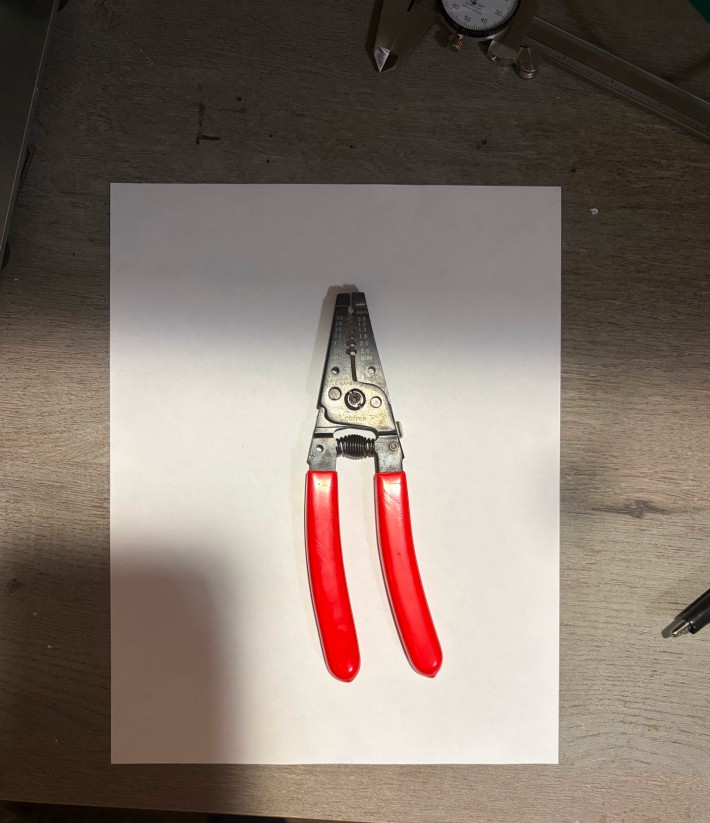
#> input picture tests/data/wire_strippers.jpg, 710 x 823 px
$ python -i calibration.py   (imports and definitions only)
#> lines starting #> are read from the running program, lines starting #| are printed output that depends on the picture; after the words box and inside, x2 and y2 are one past the last pixel; in counts of white or black regions, pixels touching at a corner belong together
#> further down, picture is the input picture: PIL image 710x823 RGB; mean R, G, B 131.8, 118, 108.4
"""Scale / perspective calibration from a reference object in the photo.

Pixel coordinates are (u, v) with v pointing down (PIL convention). Millimetre
coordinates are (x, y) with y pointing up.
"""

from __future__ import annotations

from dataclasses import dataclass, field

import numpy as np
from PIL import Image


# [29 lines left out: functions homography, apply_h, not called in this run]


def order_corners(pts) -> np.ndarray:
    """Order 4 image points clockwise on screen, starting nearest the top-left."""
    pts = np.asarray(pts, dtype=float)
    if pts.shape != (4, 2):
        raise ValueError("need exactly 4 corner points")
    c = pts.mean(axis=0)
    ang = np.arctan2(pts[:, 1] - c[1], pts[:, 0] - c[0])  # v down -> clockwise on screen
    ordered = pts[np.argsort(ang)]
    start = int(np.argmin(ordered.sum(axis=1)))  # smallest u+v ~ top-left
    return np.roll(ordered, -start, axis=0)


@dataclass
class Calibration:
    """Result of calibration: an image whose pixels map linearly to mm."""

    method: str
    image: Image.Image  # rectified (rectangle) or original (two-point) image
    bounds: tuple[float, float, float, float]  # (left, bottom, right, top) in mm
    px_per_mm: float
    h_px_to_mm: np.ndarray  # maps ORIGINAL photo pixels to mm
    reference: tuple[float, float, float, float] | None = None  # paper rect in mm
    notes: list[str] = field(default_factory=list)

    def px_to_mm(self, pts) -> np.ndarray:
        return apply_h(self.h_px_to_mm, pts)

    def image_array(self) -> np.ndarray:
        return np.asarray(self.image.convert("RGB"))

    # [90 lines left out: functions grid_to_mm, rectify_rectangle, scale_two_points, not called in this run]


def otsu(values: np.ndarray) -> float:
    """Otsu's threshold: the split of ``values`` with the largest between-class variance."""
    hist, edges = np.histogram(values, bins=256)
    hist = hist.astype(float)
    centers = (edges[:-1] + edges[1:]) / 2
    w0 = np.cumsum(hist)
    w1 = w0[-1] - w0
    m0 = np.cumsum(hist * centers)
    with np.errstate(divide="ignore", invalid="ignore"):
        between = np.nan_to_num(w0 * w1 * (m0 / w0 - (m0[-1] - m0) / w1) ** 2)
    return float(centers[int(np.argmax(between))])


def _window_any(m: np.ndarray, r: int, axis: int) -> np.ndarray:
    """True where any pixel within ``r`` along ``axis`` is True (a 1-D box dilation)."""
    c = np.cumsum(np.pad(m.astype(np.int32), [(r + 1, r) if a == axis else (0, 0) for a in range(2)]), axis=axis)
    n = m.shape[axis]
    hi = np.take(c, np.arange(2 * r + 1, 2 * r + 1 + n), axis=axis)
    lo = np.take(c, np.arange(0, n), axis=axis)
    return (hi - lo) > 0


def dilate(m: np.ndarray, r: int) -> np.ndarray:
    """Binary dilation by a (2r+1)-square, in linear time (Pillow's MaxFilter is quadratic)."""
    return _window_any(_window_any(m, r, 0), r, 1) if r > 0 else m


def erode(m: np.ndarray, r: int) -> np.ndarray:
    return ~dilate(~m, r)


def value_saturation(arr: np.ndarray) -> tuple[np.ndarray, np.ndarray]:
    """HSV value (0-255) and saturation (0-1) of an RGB float array."""
    v = arr.max(axis=2)
    return v, (v - arr.min(axis=2)) / np.maximum(v, 1.0)


def _reduce_to_quad(pts: np.ndarray) -> np.ndarray:
    """The 4 vertices of a convex polygon that keep the most area (Visvalingam-style)."""
    pts = [tuple(p) for p in pts]
    while len(pts) > 4:
        n = len(pts)
        areas = []
        for i in range(n):
            (ax, ay), (bx, by), (cx, cy) = pts[i - 1], pts[i], pts[(i + 1) % n]
            areas.append(abs((bx - ax) * (cy - ay) - (cx - ax) * (by - ay)))
        del pts[int(np.argmin(areas))]
    return np.asarray(pts, float)


def _fit_line(pts: np.ndarray):
    """Total least squares line through ``pts``: (point, unit direction)."""
    c = pts.mean(axis=0)
    _, _, vt = np.linalg.svd(pts - c)
    return c, vt[0]


def _intersect(l1, l2):
    (p, d), (q, e) = l1, l2
    m = np.array([d, -e]).T
    if abs(np.linalg.det(m)) < 1e-9:
        return None
    t = np.linalg.solve(m, q - p)
    return p + t[0] * d


def _quad_from_lines(lines) -> np.ndarray | None:
    corners = [_intersect(lines[i - 1], lines[i]) for i in range(4)]
    return None if any(c is None for c in corners) else np.asarray(corners)


def _fit_sides(quad: np.ndarray, boundary: np.ndarray, tol: float) -> np.ndarray:
    """Refit each side of ``quad`` to the ``boundary`` points near it (middle 80 % of the
    side, away from the corners, where the hull shortcut runs) and intersect them."""
    lines = []
    for i in range(4):
        a, b = quad[i], quad[(i + 1) % 4]
        d = b - a
        length = np.linalg.norm(d)
        if length < 1e-9:
            return quad
        d = d / length
        rel = boundary - a
        t = rel @ d
        dist = np.abs(rel @ np.array([-d[1], d[0]]))
        sel = boundary[(t > 0.1 * length) & (t < 0.9 * length) & (dist < tol)]
        lines.append(_fit_line(sel) if len(sel) >= 5 else (a, d))
    # lines[i] is the side from corner i to i+1, so corner i is where sides i-1 and i meet
    q = _quad_from_lines(lines)
    return quad if q is None else q


def _snap_sides(quad: np.ndarray, field: np.ndarray, reach: float, step: float = 2.0) -> np.ndarray:
    """Move each side of ``quad`` (pixel coords of ``field``) onto the strongest edge of
    ``field`` within ``reach`` px along its normal, by a robust line fit to those edge points."""
    gy, gx = np.gradient(field)
    h, w = field.shape
    offs = np.arange(-reach, reach + 0.5, 0.5)
    lines = []
    for i in range(4):
        a, b = quad[i], quad[(i + 1) % 4]
        d = b - a
        length = np.linalg.norm(d)
        d = d / max(length, 1e-9)
        nrm = np.array([-d[1], d[0]])
        found = []
        for t in np.arange(0.1 * length, 0.9 * length, step):
            p = a + t * d
            xs = np.clip(np.round(p[0] + offs * nrm[0]).astype(int), 0, w - 1)
            ys = np.clip(np.round(p[1] + offs * nrm[1]).astype(int), 0, h - 1)
            g = np.abs(gx[ys, xs] * nrm[0] + gy[ys, xs] * nrm[1])
            k = int(np.argmax(g))
            if g[k] > 0:
                found.append(p + offs[k] * nrm)
        if len(found) < 5:
            lines.append((a, d))
            continue
        pts = np.asarray(found)
        for _ in range(3):  # drop points far from the line (the object, a stray shadow)
            c, e = _fit_line(pts)
            r = np.abs((pts - c) @ np.array([-e[1], e[0]]))
            keep = r <= max(2.5 * np.median(r), 1.0)
            if keep.all() or keep.sum() < 5:
                break
            pts = pts[keep]
        lines.append(_fit_line(pts))
    q = _quad_from_lines(lines)
    if q is None or np.abs(q - quad).max() > 2 * reach:
        return quad
    return q


def _hough_lines(field: np.ndarray, n: int = 16, spread_deg: int = 2):
    """The ``n`` strongest straight edges of ``field`` as (theta, rho): the line
    x cos(theta) + y sin(theta) = rho. Each edge pixel votes near its gradient direction."""
    gy, gx = np.gradient(field)
    mag = np.hypot(gx, gy)
    thr = max(np.percentile(mag, 92), 1e-6)
    ys, xs = np.nonzero(mag > thr)
    if len(xs) == 0:
        return []
    w = mag[ys, xs]
    th = np.degrees(np.arctan2(gy[ys, xs], gx[ys, xs])) % 180.0
    diag = int(np.ceil(np.hypot(*field.shape)))
    acc = np.zeros((180, 2 * diag + 1))
    for dt in range(-spread_deg, spread_deg + 1):
        t = (np.round(th).astype(int) + dt) % 180
        rad = np.radians(t)
        rho = np.round(xs * np.cos(rad) + ys * np.sin(rad)).astype(int) + diag
        np.add.at(acc, (t, rho), w)
    lines = []
    acc = acc.copy()
    for _ in range(n):
        t, r = np.unravel_index(int(np.argmax(acc)), acc.shape)
        if acc[t, r] <= 0:
            break
        lines.append((np.radians(t), float(r - diag)))
        for dt in range(-6, 7):  # suppress the neighbourhood (theta wraps with rho flipping sign)
            tt = t + dt
            rr = r if 0 <= tt < 180 else 2 * diag - r
            acc[tt % 180, max(rr - 12, 0):rr + 13] = 0
    return lines


def _line(theta_rho):
    th, rho = theta_rho
    nrm = np.array([np.cos(th), np.sin(th)])
    return nrm * rho, np.array([-nrm[1], nrm[0]])


def _quads_from_lines(lines, shape, min_sep: float):
    """Quadrilaterals from two pairs of roughly parallel lines that cross at sensible angles."""
    out = []
    pairs = []
    for i in range(len(lines)):
        for j in range(i + 1, len(lines)):
            (t1, r1), (t2, r2) = lines[i], lines[j]
            d = abs((np.degrees(t1 - t2) + 90) % 180 - 90)
            if d < 25:  # roughly parallel (perspective tilts opposite sides a little)
                p1, _ = _line(lines[i])
                p2, e2 = _line(lines[j])
                sep = abs((p1 - p2) @ np.array([-e2[1], e2[0]]))
                if sep > min_sep:
                    pairs.append((lines[i], lines[j]))
    h, w = shape
    for a in range(len(pairs)):
        for b in range(a + 1, len(pairs)):
            (la, lb), (lc, ld) = pairs[a], pairs[b]
            d = abs((np.degrees(la[0] - lc[0]) + 90) % 180 - 90)
            if d < 50:  # the two pairs must cross
                continue
            q = _quad_from_lines([_line(la), _line(lc), _line(lb), _line(ld)])
            if q is None or not (np.all(q[:, 0] > -0.05 * w) and np.all(q[:, 0] < 1.05 * w)
                                 and np.all(q[:, 1] > -0.05 * h) and np.all(q[:, 1] < 1.05 * h)):
                continue
            out.append(q)
    return out


def _side_support(quad: np.ndarray, gx: np.ndarray, gy: np.ndarray, thr: float) -> float:
    """How well the weakest side of ``quad`` lies on a sharp edge with the paper (higher
    ``field``) inside: the fraction of points along it with an inward step above ``thr``."""
    h, w = gx.shape
    c = quad.mean(axis=0)
    worst = 1.0
    for i in range(4):
        a, b = quad[i], quad[(i + 1) % 4]
        d = b - a
        length = np.linalg.norm(d)
        if length < 10:
            return 0.0
        d = d / length
        nrm = np.array([-d[1], d[0]])
        if (c - a) @ nrm < 0:
            nrm = -nrm  # point inwards
        ts = np.arange(0.05 * length, 0.95 * length, 1.5)
        pts = a + ts[:, None] * d
        best = np.zeros(len(ts))
        for off in (-1.5, -0.5, 0.5, 1.5):  # allow the line to be a pixel or so off
            q = pts + off * nrm
            xi = np.clip(np.round(q[:, 0]).astype(int), 0, w - 1)
            yi = np.clip(np.round(q[:, 1]).astype(int), 0, h - 1)
            best = np.maximum(best, gx[yi, xi] * nrm[0] + gy[yi, xi] * nrm[1])
        inside = (pts[:, 0] >= 0) & (pts[:, 0] < w) & (pts[:, 1] >= 0) & (pts[:, 1] < h)
        worst = min(worst, float(np.mean((best > thr) & inside)))
    return worst


def find_rectangle_corners(img: Image.Image, work_px: int = 600, min_frac: float = 0.05,
                           aspect: float | None = None, snap_px: int = 1600) -> np.ndarray | None:
    """Guess the 4 corners (photo pixels, TL/TR/BR/BL) of a sheet of paper or card.

    Paper is brighter and more neutral (less saturated) than a table, but not everywhere:
    in a shadow it can be darker than lit table and tinted by warm light. What holds
    everywhere is its outline: four straight, sharp edges with the paper on the brighter,
    more neutral side, unlike a shadow's soft edge. So candidates come from straight edges
    (a Hough transform) and from brightness/saturation masks, and each is scored by how much
    of its weakest side runs along such an edge, and by ``aspect`` (long / short side) if
    given. The winner's sides are snapped to the edges in the full-resolution photo.
    Returns None when nothing plausible is found.
    """
#> called with work_px = 600, min_frac = 0.05, snap_px = 1600
    from contourpy import contour_generator
    from PIL import ImageFilter
    from shapely.geometry import MultiPoint, Polygon

    rgb = img.convert("RGB")
    k = min(1.0, work_px / max(img.size))
#> k = 0.729
    small = rgb if k >= 1.0 else rgb.resize((max(int(img.size[0] * k), 1), max(int(img.size[1] * k), 1)),
                                            Image.Resampling.BILINEAR)
    small = small.filter(ImageFilter.GaussianBlur(1.0))
    v, sat = value_saturation(np.asarray(small, dtype=float))
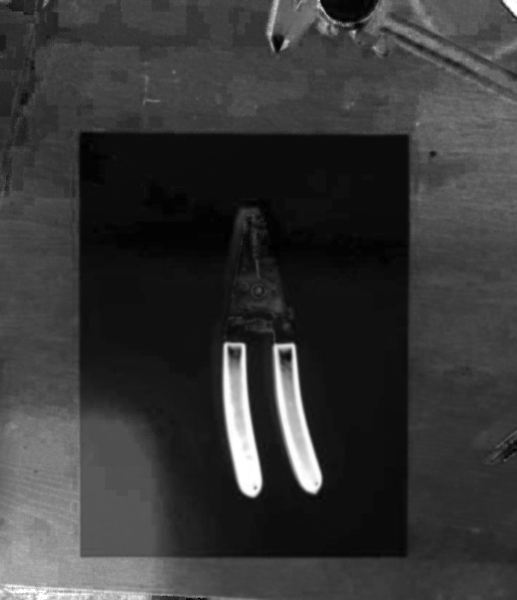
#> sat: shape (600, 517) float64; min 0, max 1, mean 0.218
    field = v / 255.0 - sat  # high on paper: bright and neutral
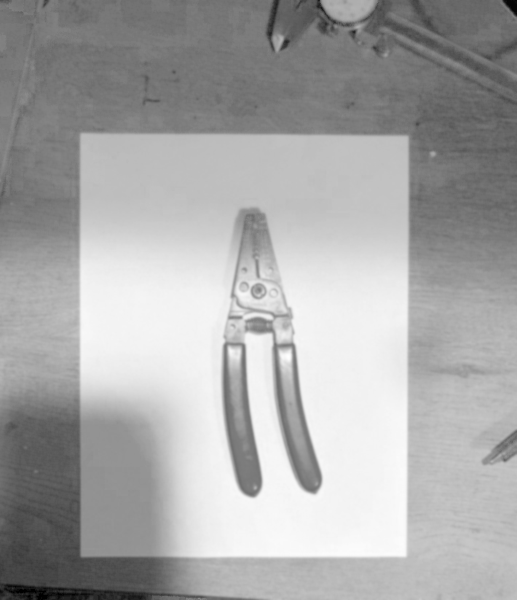
#> field: shape (600, 517) float64; min -0.957, max 0.941, mean 0.298; drawn with min black and max white
    gy, gx = np.gradient(field)
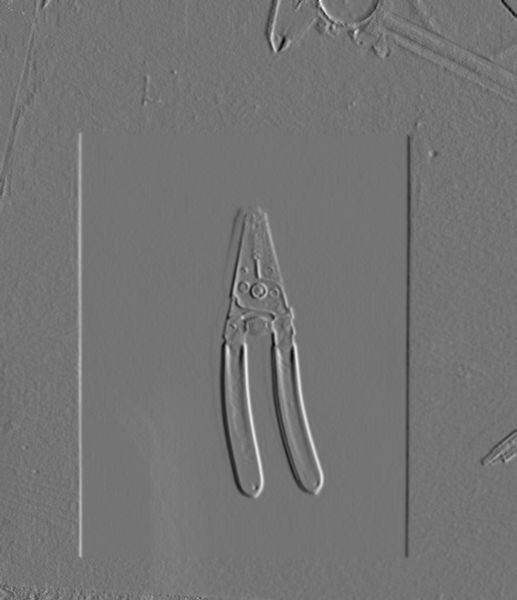
#> gx: shape (600, 517) float64; min -0.311, max 0.369, mean 0.000267; drawn with min black and max white
    mag = np.hypot(gx, gy)
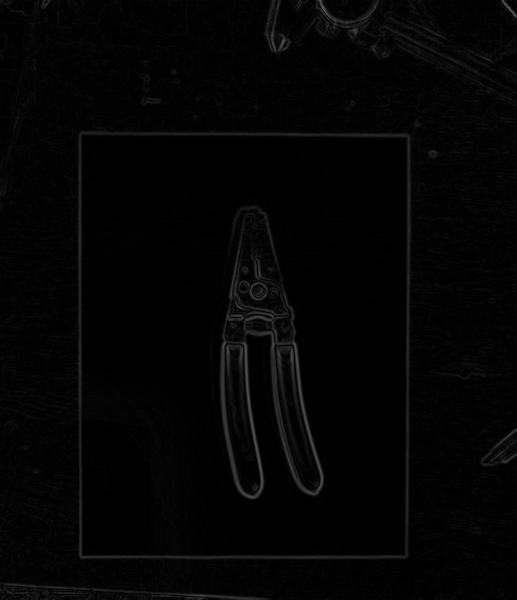
#> mag: shape (600, 517) float64; min 0, max 0.37, mean 0.0172
    step_thr = 0.25 * np.percentile(mag, 99.5)  # a sharp edge: a good part of the strongest steps
#> step_thr = 0.0508

    cands = _quads_from_lines(_hough_lines(field), v.shape, min_sep=0.15 * min(v.shape))
#> in _hough_lines, `thr = max(np.percentile(mag, 92), 1e-6)`: thr = 0.0404
#> after the loop in _hough_lines, `for dt in range(-spread_deg, spread_deg + 1):`:
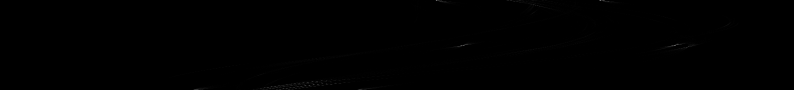
#> acc: shape (180, 1587) float64 (shown at 1/2 size); min 0, max 39.8, mean 0; drawn with min black and max white
#> the loop in _hough_lines, `for _ in range(n):` made 16 passes
#> (t, r) on passes 1 to 12: (0, 873), (0, 1200), (90, 1349), (90, 927), (169, 627), (171, 610), (173, 543), (177, 567), (162, 633), (175, 580), (173, 595), (169, 653)
#> after the loop in _hough_lines, `for _ in range(n):`: acc: shape (180, 1587) float64; 0.91% of pixels changed, all inside (x1, y1, x2, y2) = (374, 0, 1386, 180)
#> after the loop in _hough_lines, `for _ in range(n):`: lines = [(0, 80), (0, 407), (1.57, 556), (1.57, 134), (2.95, -166), (2.98, -183), (3.02, -250), (3.09, -226), (2.83, -160), (3.05, -213), (3.02, -198), (2.95, -140), (3.05, -264), (0.192, 282), (1.64, 580), (2.91, -122)]
#> in _quads_from_lines, `out = []`: out = []
#> the loop in _quads_from_lines, `for i in range(len(lines)):` made 16 passes
#> after the loop in _quads_from_lines, `for i in range(len(lines)):`: pairs = 40 items
#> in _quads_from_lines, `h, w = shape`: h = 600; w = 517
#> the loop in _quads_from_lines, `for a in range(len(pairs)):` made 40 passes
    # mask candidates: neutral regions and bright regions at several thresholds
    bright = v > 0.35 * np.percentile(v, 99)
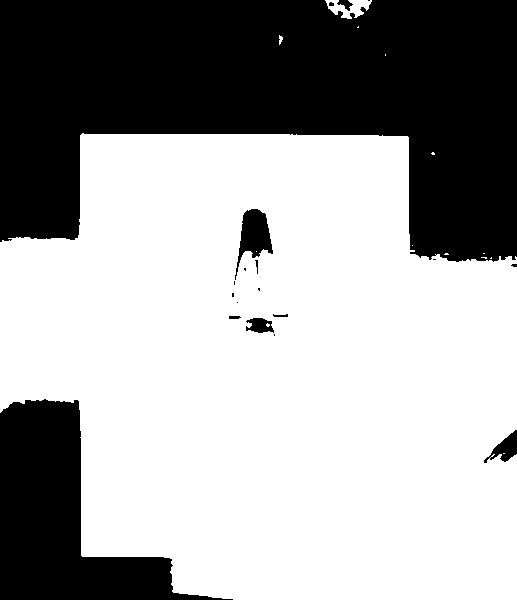
#> bright: shape (600, 517) bool; 63.6% white; 19 black regions (10 under 20 px), largest, box (x1, y1, x2, y2) and area: (0, 0, 517, 262) 90551, (0, 399, 233, 600) 20108, (235, 209, 273, 280) 1226
    masks = [(sat < t) & bright for t in (0.08, 0.12, 0.16, 0.22, otsu(sat))]
    masks += [v > t for t in (otsu(v), *np.percentile(v, (40, 55, 70)))]
    for mask in masks:
        z = np.pad(dilate(erode(mask, 2), 2).astype(float), 1)  # cut thin bridges
        for line in contour_generator(z=z).lines(0.5):
            if len(line) < 8:
                continue
            region = Polygon(line - 1.0).buffer(0)
            if region.is_empty:
                continue
            if region.geom_type != "Polygon":
                region = max(region.geoms, key=lambda g: g.area)
            if region.area < min_frac * v.size:
                continue
            region = Polygon(region.exterior).buffer(0)  # objects on the paper leave holes
            if region.geom_type != "Polygon":
                region = max(region.geoms, key=lambda g: g.area)
            hull = np.asarray(MultiPoint(np.asarray(region.exterior.coords)).convex_hull.exterior.coords)[:-1]
            if len(hull) >= 4:
                cands.append(_fit_sides(_reduce_to_quad(hull), np.asarray(region.exterior.coords),
                                        tol=max(3.0, 0.01 * max(v.shape))))
#> this loop made 9 passes
#> pass 1, in _window_any (call 2), `c = np.cumsum(np.pad(m.astype(np.int32), [(r + 1, r) if a == axis else..`:
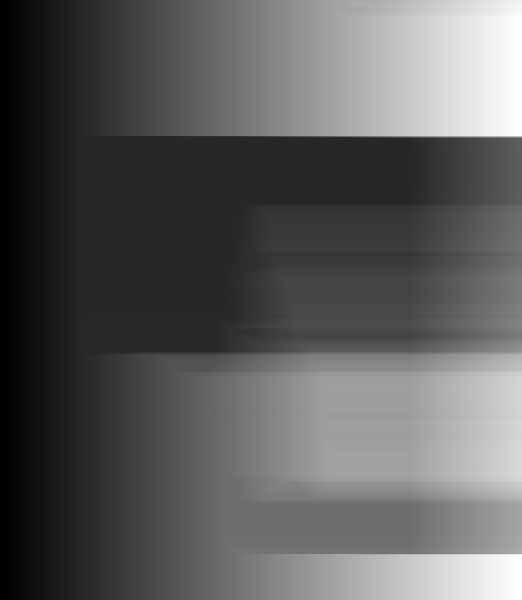
#> c: shape (600, 522) int64; min 0, max 517, mean 188.5; drawn with min black and max white

    best, best_score = None, 0.0
    for quad in cands:
        qp = Polygon(quad)
        if not qp.is_valid or qp.area < min_frac * v.size or not qp.equals(qp.convex_hull):
            continue
        score = _side_support(quad, gx, gy, step_thr)
        if aspect is not None:
            sides = np.linalg.norm(np.roll(quad, -1, axis=0) - quad, axis=1)
            a, b = sides[0] + sides[2], sides[1] + sides[3]
            r = max(a, b) / max(min(a, b), 1e-9)
            score *= float(np.exp(-abs(np.log(r / max(aspect, 1 / aspect))) / 0.35))
        score *= (qp.area / v.size) ** 0.05  # all else equal, the bigger sheet
        if score > best_score:
            best, best_score = quad, score
#> this loop made 85 passes
#> quad on passes 1 to 12: [[80, 134], [80, 556], [407, 556], [407, 134]], [[80, 587], [80, 134], [407, 134], [407, 609.9]], [[80, 134], [80, 556], [277.2, 556], [195.2, 134]], [[80, 587], [80, 134], [195.2, 134], [286, 601.4]], [[80, 134], [80, 556], [273.3, 556], [206.5, 134]], [[80, 587], [80, 134], [206.5, 134], [280.5, 601]], [[80, 134], [80, 556], [320.1, 556], [268.3, 134]], [[80, 587], [80, 134], [268.3, 134], [326.1, 604.2]], [[80, 134], [80, 556], [255.4, 556], [233.3, 134]], [[80, 587], [80, 134], [233.3, 134], [257.7, 599.4]], [[80, 134], [80, 556], [348.9, 556], [211.8, 134]], [[80, 587], [80, 134], [211.8, 134], [365.5, 607]]
    if best is None or best_score < 0.5:
        return None
    # snap to the edges at up to snap_px (a phone photo at full size is slow and no better)
    ks = min(1.0, snap_px / max(img.size))
    big = rgb if ks >= 1.0 else rgb.resize((max(int(img.size[0] * ks), 1), max(int(img.size[1] * ks), 1)),
                                           Image.Resampling.BILINEAR)
    fv, fs = value_saturation(np.asarray(big.filter(ImageFilter.GaussianBlur(1.0)), dtype=float))
    quad = order_corners(best * ks / k)
    return order_corners(_snap_sides(quad, fv / 255.0 - fs, reach=max(4.0, 3.0 * ks / k)) / ks)

>>> from PIL import Image
>>> picture = Image.open('../../tests/data/wire_strippers.jpg')
>>> result = find_rectangle_corners(picture)
